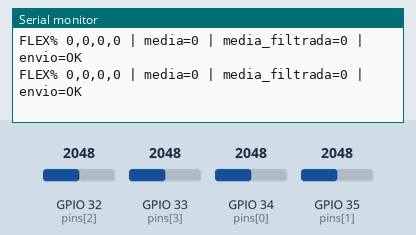
A sketch run on a simulated ESP32. Parts: the last lines printed to the serial monitor. The inputs (shaded band) are chosen by the test bench; at power-on: GPIO 32 (pins[2]) = 2048, GPIO 33 (pins[3]) = 2048, GPIO 34 (pins[0]) = 2048, GPIO 35 (pins[1]) = 2048 (analog values on the 0–4095 scale).

Above: at 2.0 s.
2.1 s: GPIO 32 (pins[2]) set to 1228
At 3.2 s:
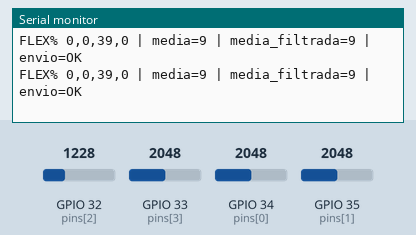
3.6 s: GPIO 33 (pins[3]) set to 1228
At 4.3 s:
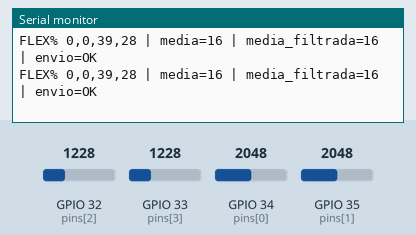
5.1 s: GPIO 34 (pins[0]) set to 1228
At 5.9 s:
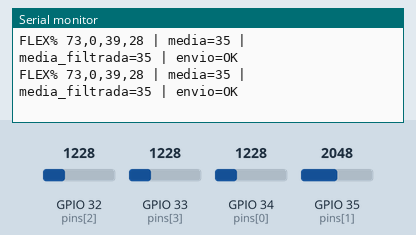
6.6 s: GPIO 35 (pins[1]) set to 1228
At 7.7 s:
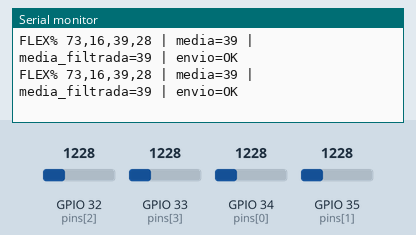
8.1 s: GPIO 32 (pins[2]) set to 122
At 8.6 s:
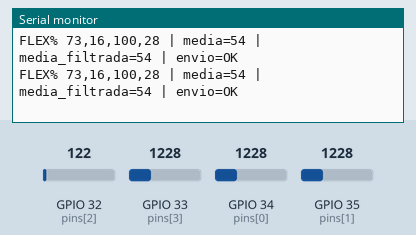
9.6 s: GPIO 33 (pins[3]) set to 122
At 10.5 s:
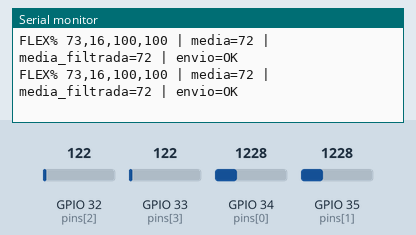
Timing chart, 0 to 12.1 s (numbered marks = the images above; inputs shaded):
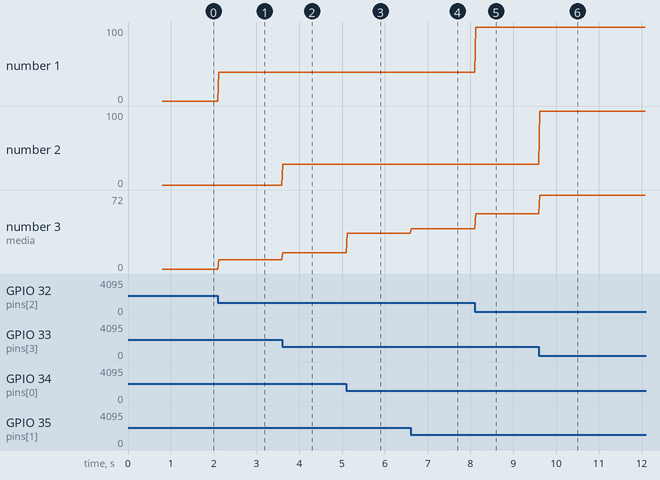

The sketch:

luva_controlo.ino
```cpp
#include <Wire.h>
#include <Adafruit_MPU6050.h>
#include <Adafruit_Sensor.h>
#include <WiFi.h>
#include <esp_now.h>

Adafruit_MPU6050 mpu;

// Ordem: Thumb, Index, Middle, Ring
const int pins[4] = {34, 35, 32, 33};

// Calibração dos 4 sensores
const int OPEN_V[4]   = {1648, 1333, 1520, 1414};
const int CLOSED_V[4] = {1079,  714,  789,  753};

typedef struct struct_message {
  uint8_t avgPct;   // 0 a 100 = média do fecho da mão
} struct_message;

struct_message msg;

// MAC da garra
uint8_t receiverMac[] = {0x08, 0xB6, 0x1F, 0xEF, 0x8D, 0xF8};

unsigned long lastSend = 0;
float filteredAvg = 0.0;

int clampi(int x, int a, int b) {
  return x < a ? a : (x > b ? b : x);
}

void readOnce(int out[4]) {
  for (int i = 0; i < 4; i++) {
    out[i] = analogRead(pins[i]);
  }
}

void setupEspNow() {
  WiFi.mode(WIFI_STA);

  if (esp_now_init() != ESP_OK) {
    Serial.println("Erro ao iniciar ESP-NOW");
    while (true) delay(1000);
  }

  esp_now_peer_info_t peerInfo = {};
  memcpy(peerInfo.peer_addr, receiverMac, 6);
  peerInfo.channel = 0;
  peerInfo.encrypt = false;

  if (esp_now_add_peer(&peerInfo) != ESP_OK) {
    Serial.println("Erro ao adicionar peer");
    while (true) delay(1000);
  }
}

void setup() {
  Serial.begin(115200);
  delay(800);
  Serial.println("\nBOOT OK - Luva proporcional rápida");

  analogReadResolution(12);
  analogSetAttenuation(ADC_11db);

  Wire.begin(21, 22);
  if (!mpu.begin()) {
    Serial.println("MPU6050 NOT FOUND!");
    while (1) delay(10);
  }

  mpu.setAccelerometerRange(MPU6050_RANGE_8_G);
  mpu.setGyroRange(MPU6050_RANGE_500_DEG);
  mpu.setFilterBandwidth(MPU6050_BAND_21_HZ);

  setupEspNow();

  Serial.println("Luva pronta");
}

void loop() {
  int raw[4], pct[4];
  readOnce(raw);

  int sumPct = 0;

  for (int i = 0; i < 4; i++) {
    int denom = OPEN_V[i] - CLOSED_V[i];
    int p = 0;

    if (abs(denom) > 10) {
      p = (int)(100.0f * (OPEN_V[i] - raw[i]) / (float)denom);
      p = clampi(p, 0, 100);
    }

    pct[i] = p;
    sumPct += p;
  }

  int avgPct = sumPct / 4;

  // Menos filtragem = mais rápido
  filteredAvg = 0.45 * filteredAvg + 0.55 * avgPct;

  msg.avgPct = (uint8_t)filteredAvg;

  // Envio mais frequente
  if (millis() - lastSend >= 20) {
    esp_err_t result = esp_now_send(receiverMac, (uint8_t *)&msg, sizeof(msg));

    Serial.print("FLEX% ");
    for (int i = 0; i < 4; i++) {
      Serial.print(pct[i]);
      if (i < 3) Serial.print(",");
    }

    Serial.print(" | media=");
    Serial.print(avgPct);
    Serial.print(" | media_filtrada=");
    Serial.print((int)filteredAvg);
    Serial.print(" | envio=");
    if (result == ESP_OK) Serial.println("OK");
    else Serial.println("ERRO");

    lastSend = millis();
  }

  delay(5);
}
```

Measured:
- after the input at 2.1 s, the serial monitor: prints a new line at once (image 1)
- after the input at 3.6 s, the serial monitor: prints a new line at once (image 2)
- after the input at 5.1 s, the serial monitor: prints a new line at once (image 3)
- after the input at 6.6 s, the serial monitor: prints a new line at once (image 4)
- after the input at 8.1 s, the serial monitor: prints a new line at once (image 5)
- after the input at 9.6 s, the serial monitor: prints a new line at once (image 6)
- plotted number 1: 0 → 39 after the input at 2.1 s, 39 → 100 after the input at 8.1 s
- plotted number 2: 0 → 28 after the input at 3.6 s
